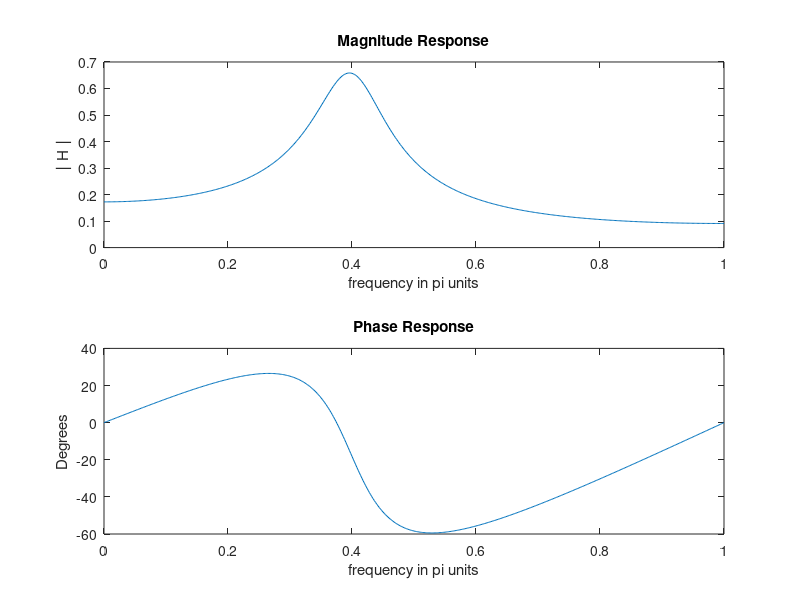

This chart was generated by the following MATLAB code:
b = [0.2];
a= [1, -0.52, 0.68];
w = [0:1:500]*pi/500;
H=freqz(b,a,w);
magH = abs(H);
phaH = angle(H)*180/pi;
subplot(2,1,1);
plot(w/pi,magH);
title('Magnitude Response');
xlabel('frequency in pi units');
ylabel('│H│');
subplot(2,1,2);
plot(w/pi,phaH);
title('Phase Response');
xlabel('frequency in pi units');
ylabel('Degrees');
